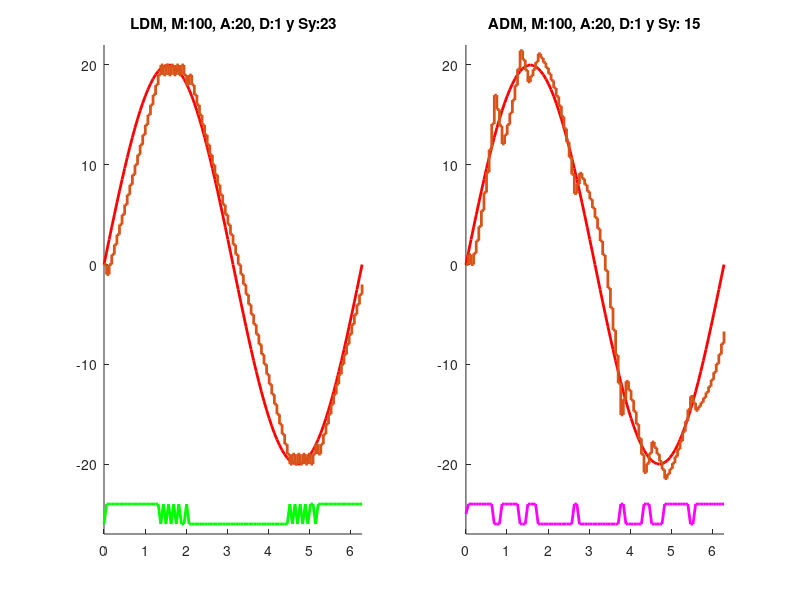

Write MATLAB code to recreate this figure.
% Experiment Cap 3, CSBOOK: Haykin
% Edit: Coronel Jose, EIE-FCEIA, Nov 2016

clear all  clc

%%%%%%%%%%%%%%%%%%%%%%%%%%%%%%%%%%%%%%%%%%%%%%%%%%%%%%
% Params
%%%%%%%%%%%%%%%%%%%%%%%%%%%%%%%%%%%%%%%%%%%%%%%%%%%%%%
A=20;           % A: amplitud de la Sx Senoidal, 5 a 20, default 10
ciclos=1;       % periodos de la Sx Senoidal, default 1
M=100;          % M: muestreo de la Sx Senoidal, 50 a 200, default 100

delta=1;        % D: escalon de la modulacion DPCM y ADPCM, 1 a 3, default 1
mindelta=1/8;   % ADM minDelta, default 1/8
                % Sy: cantidad de simbolos PCM


%%%%%%%%%%%%%%%%%%%%%%%%%%%%%%%%%%%%%%%%%%%%%%%%%%%%%%
% Sx: generating sinwave
%%%%%%%%%%%%%%%%%%%%%%%%%%%%%%%%%%%%%%%%%%%%%%%%%%%%%%
P=2*pi;
t=(0 : P/M : P*ciclos);       
a=A*sin(t);  
n=length(a);
x(1:n)=a;

%%%%%%%%%%%%%%%%%%%%%%%%%%%%%%%%%%%%%%%%%%%%%%%%%%%%%%
% Linear Delta Modulation - LDM
%%%%%%%%%%%%%%%%%%%%%%%%%%%%%%%%%%%%%%%%%%%%%%%%%%%%%%
% init
xhat_d(1:n-1) = 0;
d_d(1:n) = 0;
sb_d = 0;

 for k=1: n
	if (x(k)-xhat_d(k)) > 0               % error de la modulacion
        d_d(k)=1;                
    else
        d_d(k)=-1;
    end
    
    if(k>1  &&  d_d(k-1) ~= d_d(k))     % contador de simbolos
            sb_d = sb_d+1;
    end

   xhat_d(k+1) = xhat_d(k) + d_d(k) * delta;    % modulacion LDM

 end
xhat_d = xhat_d(1:n);

%%%%%%%%%%%%%%%%%%%%%%%%%%%%%%%%%%%%%%%%%%%%%%%%%%%%%%
% Adaptive  Delta Modulation - ADM
%%%%%%%%%%%%%%%%%%%%%%%%%%%%%%%%%%%%%%%%%%%%%%%%%%%%%%
% init
xhat(1:n-1)=0;
p_md= 1+mindelta;

% ADPCM
d(1:n)=0;
sb=0;
for k=2:n
 	
	if ((x(k)-xhat(k-1)) > 0 )    % error del modulador
		d(k)=1; 	
    else
        d(k)=-1;
    end
    
    if(d(k-1) ~= d(k))            % Contador de simbolos           
        sb = sb+1;
    end            

	if k==2                       % 1ros valores para k=1 k=2
		xhat(k) = d(k) * delta + xhat(k-1);
    end

    delta_k = abs(xhat(k)-xhat(k-1));   % escalon del instante k

    if (d(k-1)  == -1 && d(k) == 1)                     % modo granular >> prox esc +50%
        xhat(k+1) = xhat(k) + 0.5 * delta_k;	  
    elseif (d(k-1)  == 1 && d(k) == 1)                  % modo sobrecarga ce pendiente >> prox esc + p_md
        xhat(k+1) = xhat(k) + p_md * delta_k;
    elseif (d(k-1)  == 1 && d(k) == -1)                 % modo granular >> prox esc -50%
        xhat(k+1) = xhat(k) - 0.5 * delta_k;
    elseif (d(k-1)  == -1 && d(k) == -1)                % modo sobrecarga ce pendiente >> prox esc - p_md
        xhat(k+1) = xhat(k) - p_md * delta_k;
    end
end
xhat = xhat(1:n);

%%%%%%%%%%%%%%%%%%%%%%%%%%%%%%%%%%%%%%%%%%%%%%%%%%%%%%
%Plots
%%%%%%%%%%%%%%%%%%%%%%%%%%%%%%%%%%%%%%%%%%%%%%%%%%%%%%
figure() 

%LDM
subplot(1,2,1) 
hold on;
y2=A+5;

str = sprintf('LDM, M:%3d, A:%2d, D:%d y Sy:%2d', M, A, delta, sb_d);
title(str)
plot(t, a, 'Color','red' , 'LineWidth',2)
stairs(t, xhat_d, 'LineWidth',2);
% plot(t, xhat_d, 'Color','green');
plot(t, d_d-y2,  'Color','green' , 'LineWidth',2);
axis([0 t(n) -y2-2 A+2])

%ADM
subplot(1,2,2)
hold on;

str = sprintf('ADM, M:%3d, A:%2d, D:%d y Sy:%3d', M, A, delta, sb);
title(str)
plot(t, a, 'Color','red', 'LineWidth',2);
stairs(t, xhat, 'LineWidth',2);
% plot(t, xhat);
plot(t, d-y2,  'Color','magenta' , 'LineWidth',2)
axis([0 t(n) -y2-2 A+2])